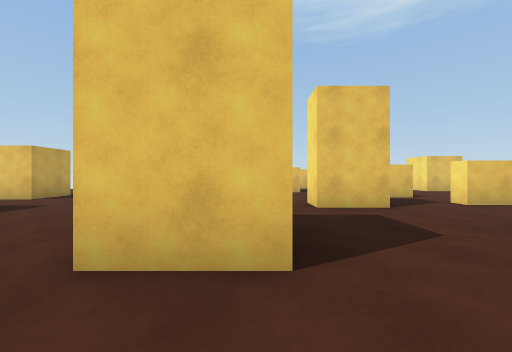
View 1 (above)

21 first-person views from a walk through a 3-D level made in the Unity game engine. The camera is 1.3 m above the floor, looks level and sees 90° across. The floor is counted in squares, 2 m on a side. Each view is taken from the middle of a square. On the plan, view 1 faces up. The plan holds only what a view shows up to about 9 squares ahead; the rest is blank. The player is left out.

View 2
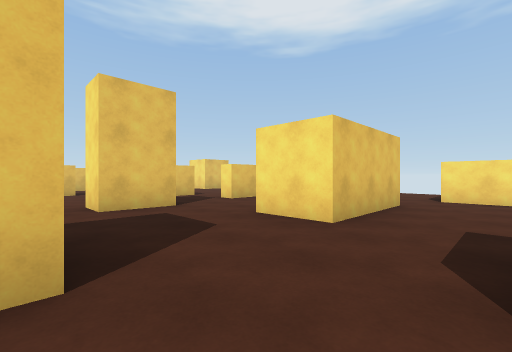

View 3
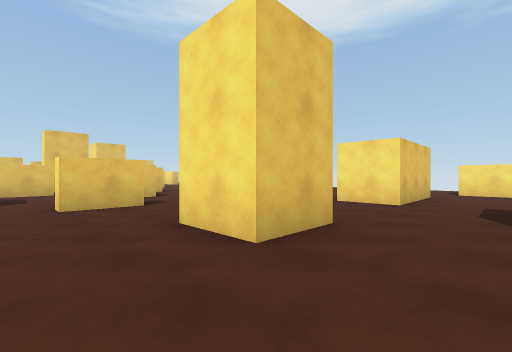

View 4
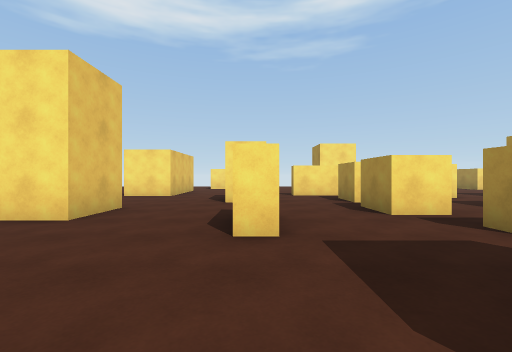

View 5
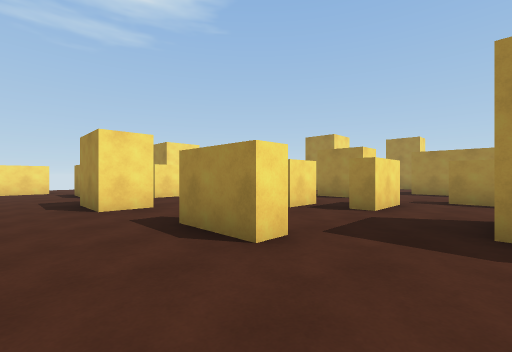

View 6
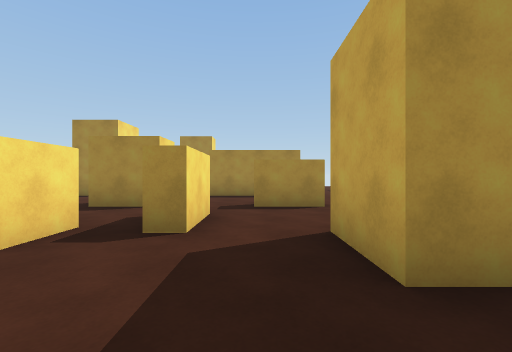

View 7
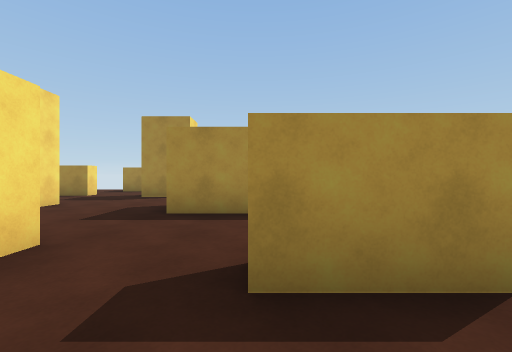

View 8
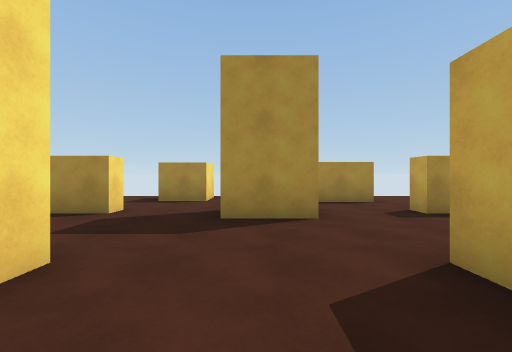

View 9
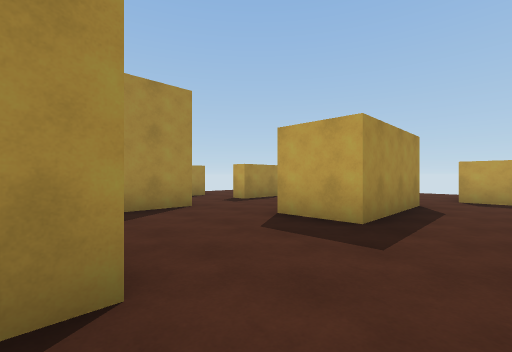

View 10
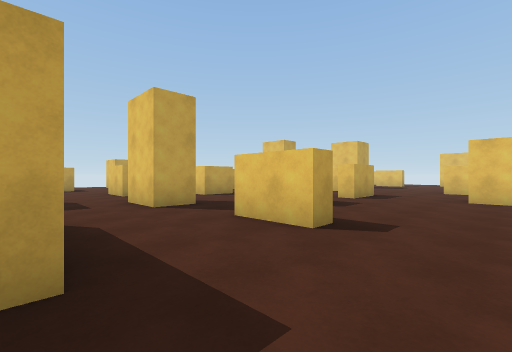

View 11
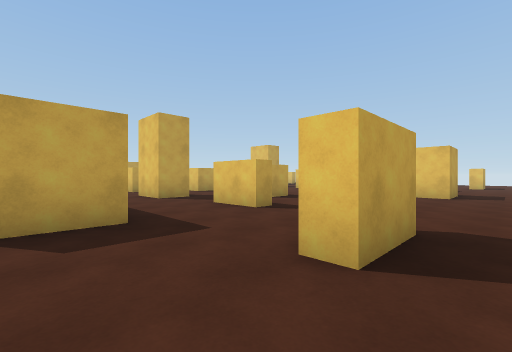

View 12
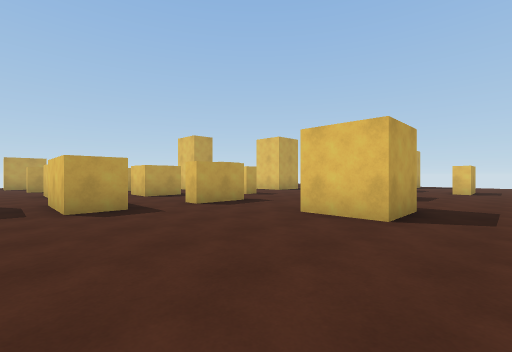

View 13
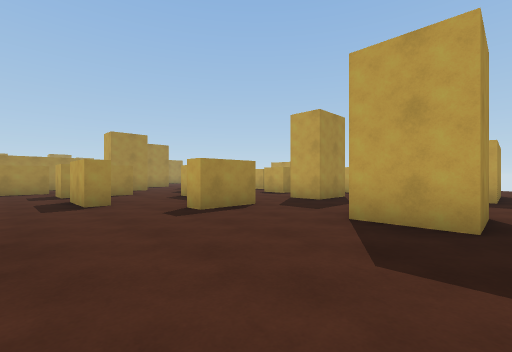

View 14
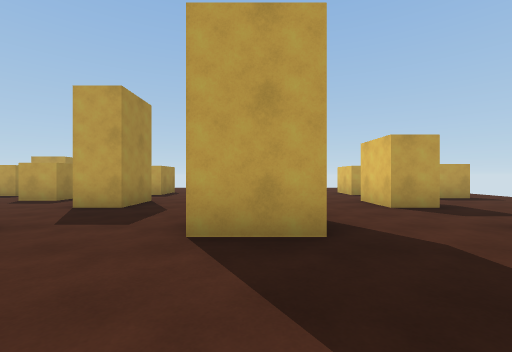

View 15
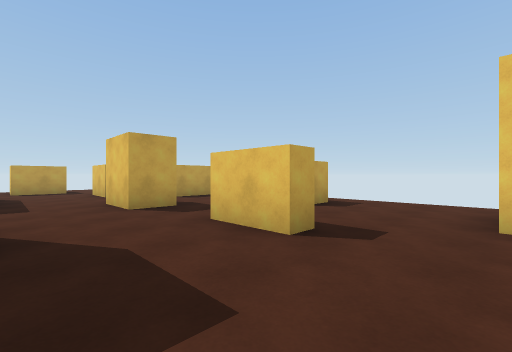

View 16
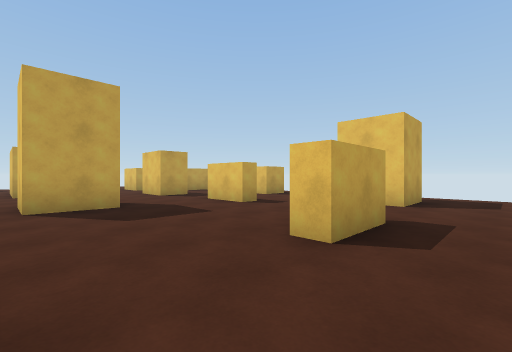

View 17
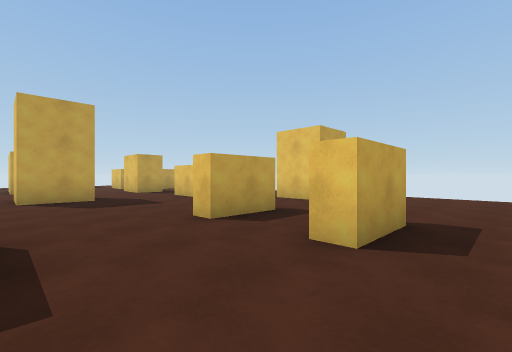

View 18
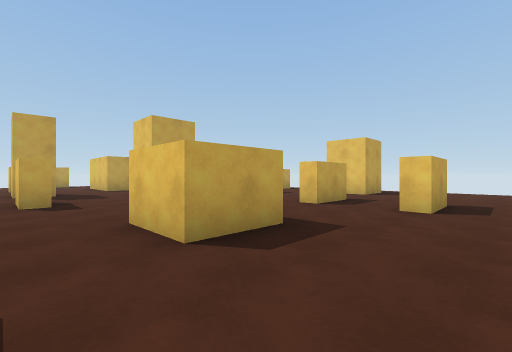

View 19
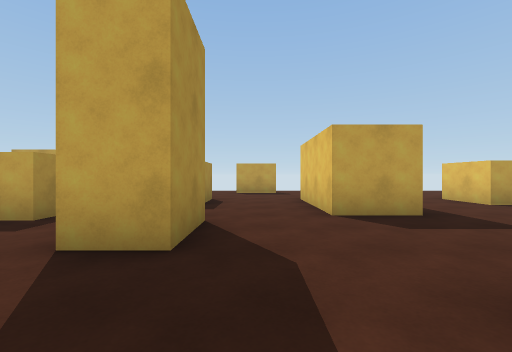

View 20
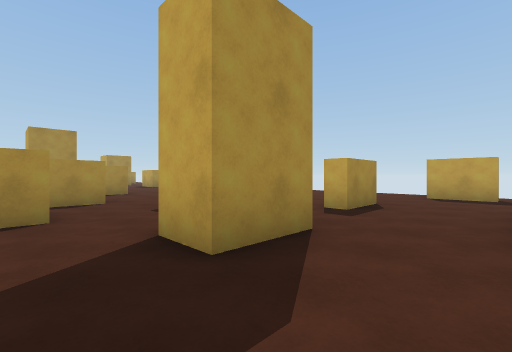

View 21
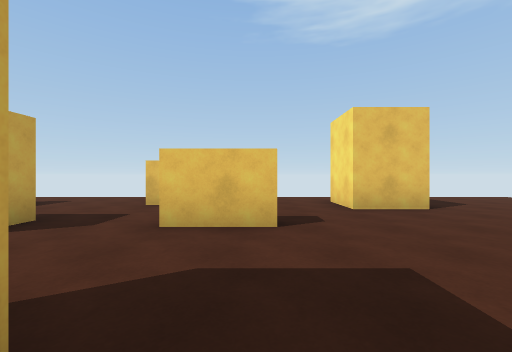

### Floor plan
Key: @ floor where view 1 was taken; # wall or solid block; x gap in a wall; . floor.
Columns run from 8 left of view 1 to 10 right of it. Each row starts with its distance up from view 1.
 24      .... .........
 23      #...#...##....
 22      #.......##....
 21   .##  ...##.......
 20   .....#...........
 19  #.............#.#.
 18  ..................
 17    ###...##........
 16 ...................
 15 #..............#...
 14 ...##..#..##.......
 13 ...................
 12   ..  ..........#..
 11      ##..#...#..#..
 10      ..............
  9      #..#..........
  8  #.   .....##......
  7  ... ..............
  6   ....##..#..##....
  5    ..............#.
  4     .............#.
  3      ..# ...###....
  2      ..##...###....
  1     ............#
  0     ....@.......#
 -1    ...##..#   #
 -2     .........
 -3    ##.......#
 -4     #.#.# #
 -5     ..#..
 -6     .......
 -7    .##..#..#
 -8   #.........
 -9   #........
-10   . ###...##
-11       #...#
-12      .......
-13     ....#...
-14     ##.. ..##
-15     ...  ...
-16     ..#  .#..
-17          .x..

Where each view was taken, in squares from view 1:
view 1: 0 up, 0 right, facing up
view 2: 0 up, 0 right, facing up-right
view 3: 0 up, 3 left, facing up-right
view 4: 1 down, 5 left, facing right
view 5: 1 up, 4 left, facing down-right
view 6: 1 down, 3 left, facing down
view 7: 5 down, 3 left, facing down
view 8: 9 down, 0 right, facing down
view 9: 8 down, 2 right, facing down-left
view 10: 3 up, 8 right, facing up-left
view 11: 2 up, 10 right, facing up-left
view 12: 7 up, 10 right, facing up-left
view 13: 18 up, 6 right, facing down-left
view 14: 17 up, 5 right, facing left
view 15: 18 up, 5 right, facing up-left
view 16: 16 up, 8 right, facing up-left
view 17: 16 up, 10 right, facing up-left
view 18: 13 up, 10 right, facing up-left
view 19: 15 up, 2 right, facing left
view 20: 16 up, 1 right, facing down-left
view 21: 17 up, 3 right, facing up
